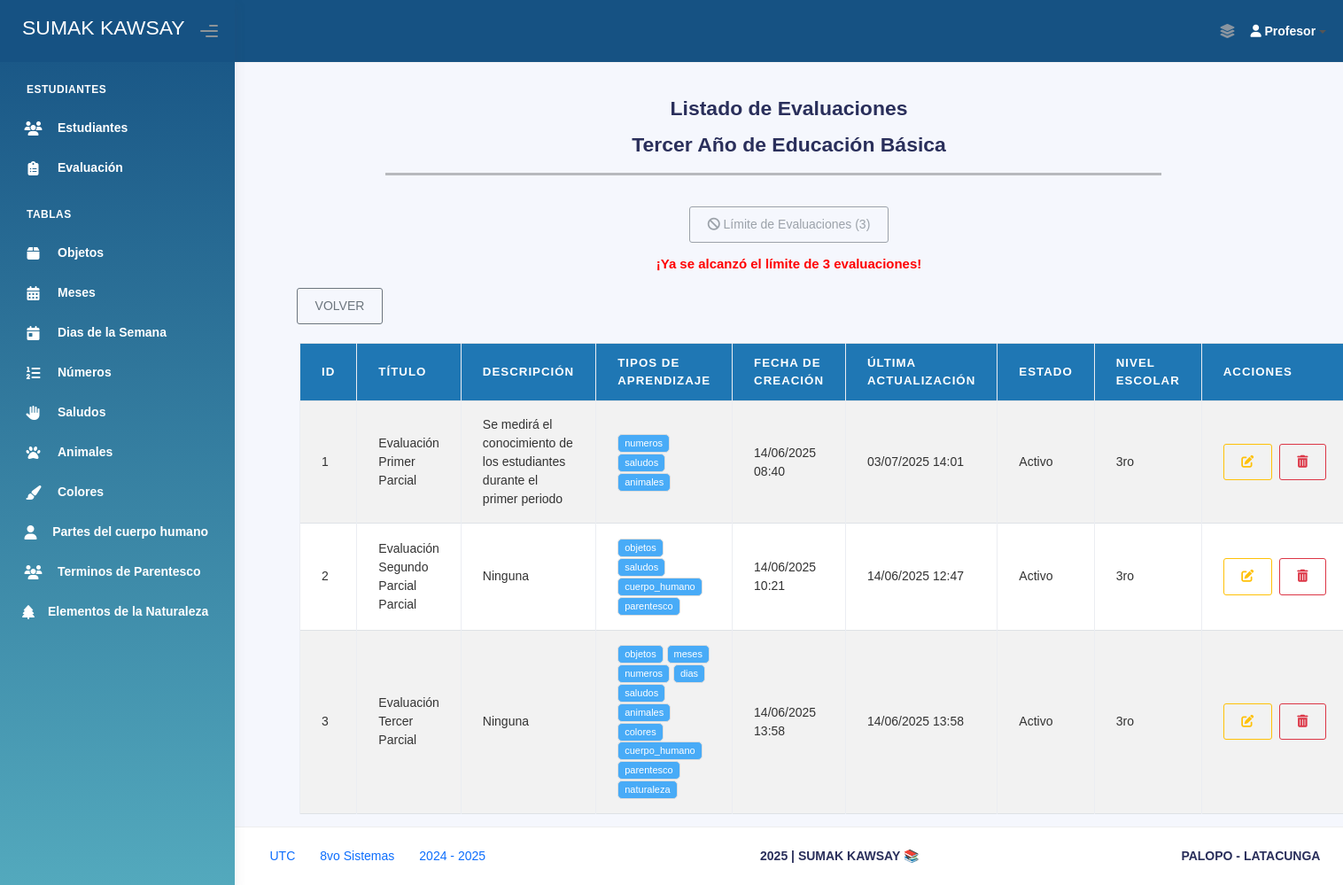
Page /evaluaciones/tercero/ (signed in) on the earlier database version.
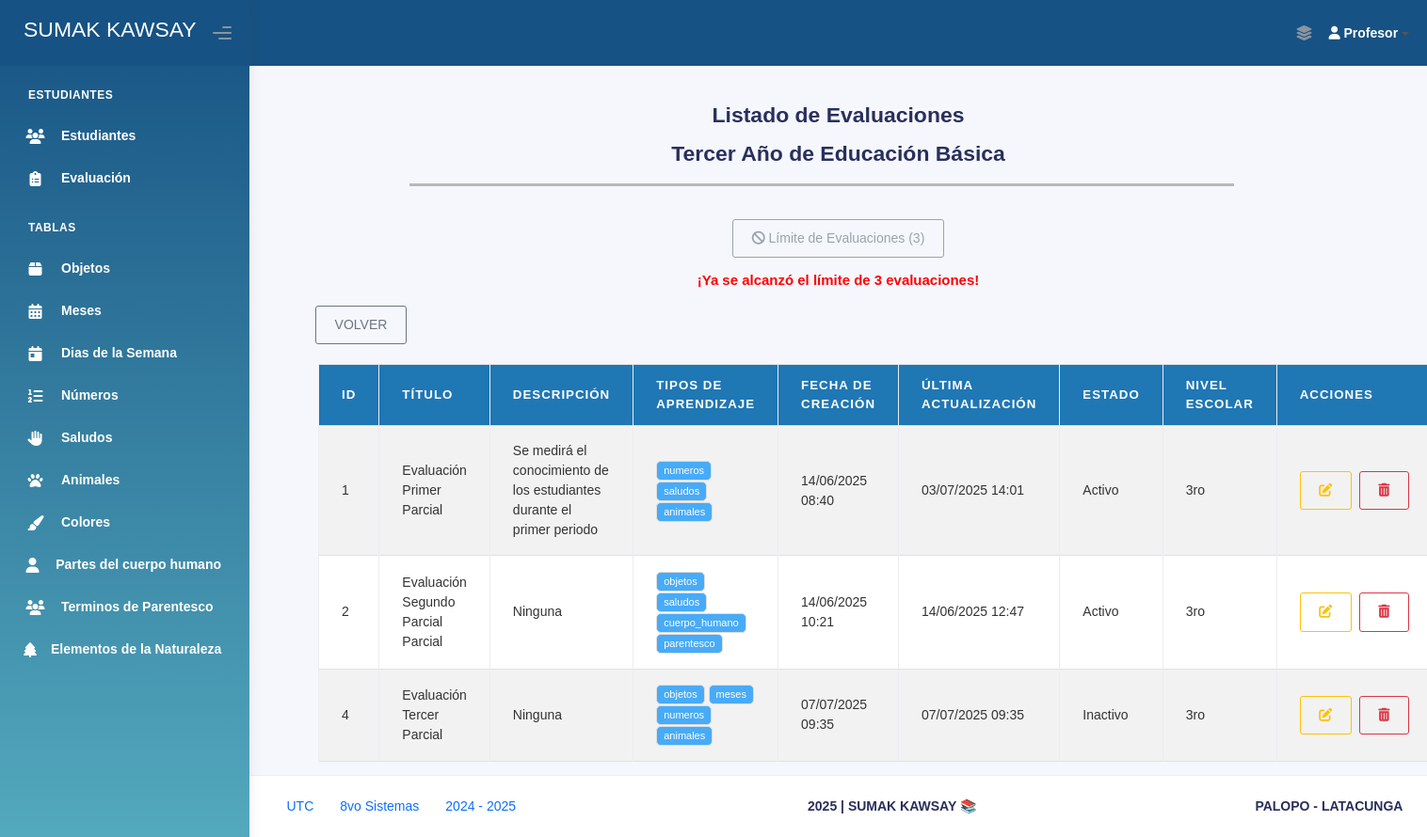
Same page on the later database version.
### Aplicaciones/Modulos/models.py (models this page shows, shortened)
class Evaluacion_Tercero(models.Model):
    titulo_eva_ter = models.CharField(max_length=200)
    descripcion_eva_ter = models.TextField()
    nivel_escolar_eva_ter = models.CharField(max_length=50, blank=True, null=True)
    estado_eva_ter = models.BooleanField(default=True)
    tipo_aprendizaje_eva_ter = models.TextField()
    fecha_creacion_eva_ter = models.DateTimeField(auto_now_add=True)
    fecha_actualizacion_eva_ter = models.DateTimeField(auto_now=True)

### Aplicaciones/Modulos/views.py (the view)
# urls.py: path('evaluaciones/tercero/', views.lista_evaluaciones_tercero, name='lista_evaluaciones_tercero'),
def lista_evaluaciones_tercero(request):
    if not request.session.get('profesor_id'):
        return redirect('login_profesor')
    evaluaciones = Evaluacion_Tercero.objects.all()
    for eva in evaluaciones:
        eva.tipos_lista = [t.strip() for t in eva.tipo_aprendizaje_eva_ter.split(",")] if eva.tipo_aprendizaje_eva_ter else []
    total_evaluaciones = evaluaciones.count()
    return render(request, 'Administrador/Evaluaciones/Tercero/lista_evaluacion_tercero.html', {
        'evaluaciones': evaluaciones,
        'total_evaluaciones': total_evaluaciones
    })

### Aplicaciones/Modulos/templates/Administrador/Evaluaciones/Tercero/lista_evaluacion_tercero.html (shortened to what this page needs)
{% extends 'plantillaAdmin.html' %}
{% block body %}
<br><br><br><br>
<div>
    <br>
    <div class="card-title text-center">
        <h3><b>Listado de Evaluaciones</b></h3>
        <h3><b>Tercer Año de Educación Básica</b></h3>
    </div>
</div>
<div style="width: 70%; margin-left: 170px;">
    <hr style="height: 3px; background-color: #000; border: none;">
</div>
<br>
<div class="text-center">
    {% if total_evaluaciones < 3 %}
        <a href="{% url 'agregar_evaluacion_tercero' %}" class="btn btn-outline-info">
            <i class="fas fa-plus"></i> Crear Evaluación
        </a>
    {% else %}
        <button class="btn btn-outline-secondary" disabled>
            <i class="fas fa-ban"></i> Límite de Evaluaciones (3)
        </button>
        <p style="color: red; margin-top: 10px;"><b>¡Ya se alcanzó el límite de 3 evaluaciones!</b></p>
    {% endif %}
</div>
<div style="margin-left: 70px;">
    <a href="{% url 'seleccion_evaluacion' %}" class="btn btn-outline-secondary"> VOLVER</a>
</div>
<br>
<div class="container" style="width: 90%;">
    <table class="table table-bordered table-striped table-hover" id="tbl-Evaluaciones">
        <thead>
            <tr>
                <th>ID</th>
                <th>Título</th>
                <th>Descripción</th>
                <th>Tipos de Aprendizaje</th>
                <th>Fecha de Creación</th>
                <th>Última Actualización</th>
                <th>Estado</th>
                <th>Nivel Escolar</th>
                <th>Acciones</th>
            </tr>
        </thead>
        <tbody>
            {% for eva in evaluaciones %}
                <tr>
                    <td>{{ eva.id }}</td>
                    <td>{{ eva.titulo_eva_ter }}</td>
                    <td>{{ eva.descripcion_eva_ter }}</td>
                    <td>
                        {% for tipo in eva.tipos_lista %}
                            <span class="badge bg-info">{{ tipo }}</span>
                        {% endfor %}
                    </td>
                    <td>{{ eva.fecha_creacion_eva_ter|date:"d/m/Y H:i" }}</td>
                    <td>{{ eva.fecha_actualizacion_eva_ter|date:"d/m/Y H:i" }}</td>
                    <td>{{ eva.estado_eva_ter|yesno:"Activo,Inactivo" }}</td>
                    <td>{{ eva.nivel_escolar_eva_ter }}</td>
                    <td>
                        <div style="display: flex;">
                            <a href="{% url 'editar_evaluacion_tercero' eva.id %}" class="btn btn-outline-warning btn-circle" title="Editar Evaluación">
                                <i class="fas fa-edit"></i>
                            </a>
                            <a href="{% url 'eliminar_evaluacion_tercero' eva.id %}" class="btn btn-outline-danger" onclick="return confirm('¿Deseas eliminar esta evaluación?')">
                                <i class="fas fa-trash-alt"></i>
                            </a>
                        </div>
                    </td>
                </tr>
            {% empty %}
                <tr>
                    <td colspan="9" class="text-center">No hay evaluaciones registradas.</td>
                </tr>
            {% endfor %}
        </tbody>
    </table>
</div>
{% endblock %}

### Aplicaciones/Modulos/templates/plantillaAdmin.html (shortened to what this page needs)
{% load static %}
<!DOCTYPE html>
<html lang="es">
<head>
    <link rel="stylesheet" href="https://cdn.jsdelivr.net/npm/bootstrap@5.3.2/dist/css/bootstrap.min.css">
    <link rel="stylesheet" type="text/css" href="//cdn.datatables.net/2.0.8/css/dataTables.dataTables.min.css"link>
    <link rel="stylesheet" href="https://cdnjs.cloudflare.com/ajax/libs/font-awesome/6.5.2/css/all.min.css" />
    <link rel="stylesheet" href="https://cdn.jsdelivr.net/gh/kartik-v/bootstrap-fileinput@5.5.0/css/fileinput.min.css">
</head>
<!DOCTYPE html>
<html lang="en">
    <link rel="stylesheet" href="{% static 'plantilla/kaiadmin/assets/css/bootstrap.min.css' %}" />
    <link rel="stylesheet" href="{% static 'plantilla/kaiadmin/assets/css/plugins.min.css' %}" />
    <link rel="stylesheet" href="{% static 'plantilla/kaiadmin/assets/css/kaiadmin.min.css' %}" />
    <link rel="stylesheet" href="{% static 'plantilla/kaiadmin/assets/css/demo.css' %}" />
  </head>
  <body>
    <div class="wrapper">
      <div class="sidebar" style="background: linear-gradient(to bottom, #165283, #53a9bd);">
        <div class="sidebar-logo">
          <div class="logo-header" style="background-color:#165283 ;">
            <a href="{% url 'profesor_bienvenida' %}" class="logo"><h3 style="color: white;">SUMAK KAWSAY</h3></a>
            <div class="nav-toggle">
              <button class="btn btn-toggle toggle-sidebar">
                <i class="gg-menu-right"></i>
              </button>
            </div>
          </div>
        </div>
        <div class="sidebar-wrapper scrollbar scrollbar-inner">
          <div class="sidebar-content">
            <ul class="nav">
              <li class="nav-section">
                <h4 class="text-section">Estudiantes</h4>
              </li>
              <li class="nav-item dropdown">
                <a href="{% url 'seleccion_estudiantes' %}" class="nav-link">
                  <i class="fas fa-users"></i>
                  <p>Estudiantes</p>
                </a>
              </li>
              <li class="nav-item dropdown">
                <a href="{% url 'seleccion_evaluacion' %}" class="nav-link">
                  <i class="fas fa-clipboard-list"></i>
                  <p>Evaluación</p>
                </a>
              </li>
              <li class="nav-section">
                <h4 class="text-section">Tablas</h4>
              </li>
              <li class="nav-item dropdown">
                <a href="{% url 'lista_objetos' %}" class="nav-link">
                  <i class="fas fa-box"></i>
                  <p>Objetos</p>
                </a>
              </li>
              <li class="nav-item dropdown">
                <a href="{% url 'lista_meses' %}" class="nav-link">
                  <i class="fas fa-calendar-alt"></i>
                  <p>Meses</p>
                </a>
              </li>
              <li class="nav-item dropdown">
                <a href="{% url 'lista_dias' %}" class="nav-link">
                  <i class="fas fa-calendar-day"></i>
                  <p>Dias de la Semana</p>
                </a>
              </li>
              <li class="nav-item dropdown">
                <a href="{% url 'lista_numeros' %}" class="nav-link">
                  <i class="fas fa-list-ol"></i>
                  <p>Números</p>
                </a>
              </li>
              <li class="nav-item dropdown">
                <a href="{% url 'lista_saludos' %}" class="nav-link">
                  <i class="fas fa-hand-paper"></i>
                  <p>Saludos</p>
                </a>
              </li>
              <li class="nav-item dropdown">
                <a href="{% url 'lista_animales' %}" class="nav-link">
                  <i class="fas fa-paw"></i>
                  <p>Animales</p>
                </a>
              </li>
              <li class="nav-item dropdown">
                <a href="{% url 'lista_colores' %}" class="nav-link">
                  <i class="fas fa-paint-brush"></i>
                  <p>Colores</p>
                </a>
              </li>
              <li class="nav-item dropdown">
                <a href="{% url 'lista_cuerpo_humano' %}" class="nav-link">
                  <i class="fas fa-user"></i>
                  <p>Partes del cuerpo humano</p>
                </a>
              </li>
              <li class="nav-item dropdown">
                <a href="{% url 'lista_parentesco' %}" class="nav-link">
                  <i class="fas fa-users"></i>
                  <p>Terminos de Parentesco</p>
                </a>
              </li>
              <li class="nav-item dropdown">
                <a href="{% url 'lista_elemento_naturaleza' %}" class="nav-link">
                  <i class="fas fa-tree"></i>
                  <p>Elementos de la Naturaleza</p>
                </a>
              </li>
            </ul>
          </div>
        </div>
      </div>
      <div class="main-panel">
        <div class="main-header">
          <nav class="navbar navbar-header navbar-header-transparent navbar-expand-lg border-bottom" style="background-color: #165283;">
            <div class="container-fluid">
              <ul class="navbar-nav topbar-nav ms-md-auto align-items-center">
                <li class="nav-item topbar-icon dropdown hidden-caret">
                  <a
                    class="nav-link"
                    data-bs-toggle="dropdown"
                    href="#"
                    aria-expanded="false"
                  >
                    <i class="fas fa-layer-group"></i>
                  </a>
                </li>
                <li class="nav-item dropdown">
                    <a class="dropdown-toggle profile-pic" data-bs-toggle="dropdown" href="#" id="profileDropdown" aria-expanded="false">
                        <span class="profile-username">
                            <i class="fas fa-user" style="color: white;"></i>
                            <span class="fw-bold" style="color: white;"> Profesor</span>
                        </span>
                    </a>
                </li>
             </ul>
            </div>
          </nav>
        </div>
        <div>
          <div>
            {% block body %}
            {% endblock %}
          </div>
        </div>
        <footer class="footer">
          <div class="container-fluid d-flex justify-content-between">
            <nav class="pull-left">
              <ul class="nav">
                <li class="nav-item">
                  <a class="nav-link" href="https://www.utc.edu.ec/">
                    UTC
                  </a>
                </li>
                <li class="nav-item">
                  <a class="nav-link" href="#"> 8vo Sistemas </a>
                </li>
                <li class="nav-item">
                  <a class="nav-link" href="#"> 2024 - 2025 </a>
                </li>
              </ul>
            </nav>
            <div class="copyright">
              <b>2025 | SUMAK KAWSAY 📚</b>
            </div>
            <div>
              <b>PALOPO - LATACUNGA </b>
            </div>
          </div>
        </footer>
      </div>
    </div>
  </body>
</html>
</body>
</html>

### Aplicaciones/Modulos/templates/plantillaAdmin.html (style rules this page uses)
.sidebar .nav-item a { color: #ffffff !important; }
.sidebar .nav-item a i { color: #ffffff !important; }
.sidebar .nav-section h4 { color: #ffffff !important; }
.nav-item.dropdown { position: relative; }

### Aplicaciones/Modulos/templates/Administrador/Evaluaciones/Tercero/lista_evaluacion_tercero.html (style rules this page uses)
#tbl-Evaluaciones { background-color: #a0ccf3; }
#tbl-Evaluaciones th { background-color: #1f77b4; color: white; }
#tbl-Evaluaciones td { color: #333; }

Differences in the rows shown:
removed Evaluacion_Tercero: id "3", titulo_eva_ter "Evaluación Tercer Parcial", descripcion_eva_ter "Ninguna", tipos_lista "objetos" "meses" "numeros" "dias" "saludos" "animales" "colores" "cuerpo_humano" "parentesco" "naturaleza", fecha_creacion_eva_ter "14/06/2025 13:58", fecha_actualizacion_eva_ter "14/06/2025 13:58", estado_eva_ter "Activo", nivel_escolar_eva_ter "3ro"
added Evaluacion_Tercero: id "4", titulo_eva_ter "Evaluación Tercer Parcial", descripcion_eva_ter "Ninguna", tipos_lista "objetos" "meses" "numeros" "animales", fecha_creacion_eva_ter "07/07/2025 09:35", fecha_actualizacion_eva_ter "07/07/2025 09:35", estado_eva_ter "Inactivo", nivel_escolar_eva_ter "3ro"
